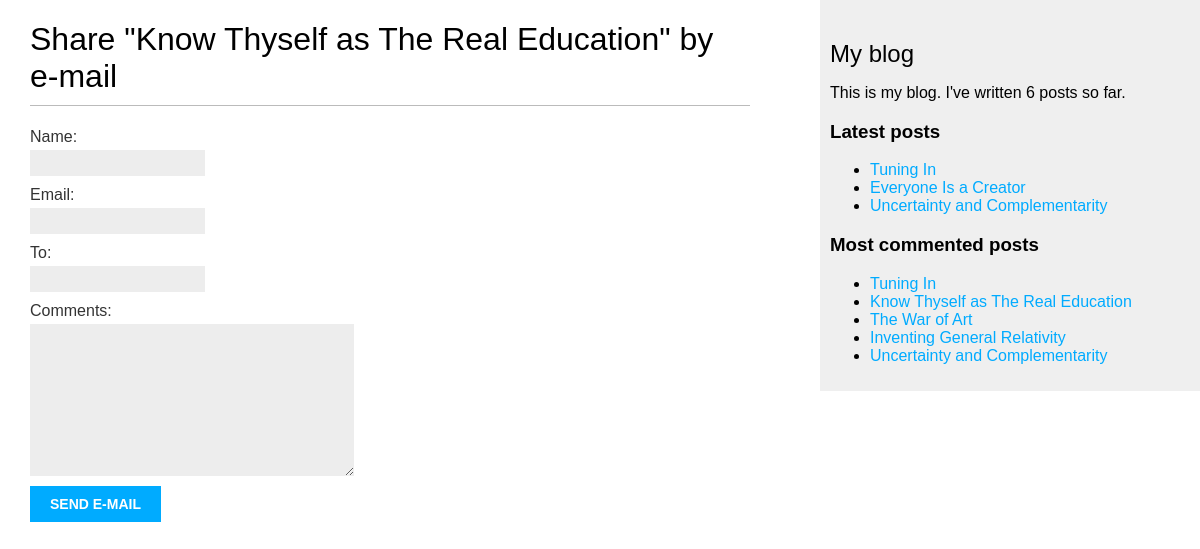
/blog/1/share/, run on an earlier commit of the app's database.
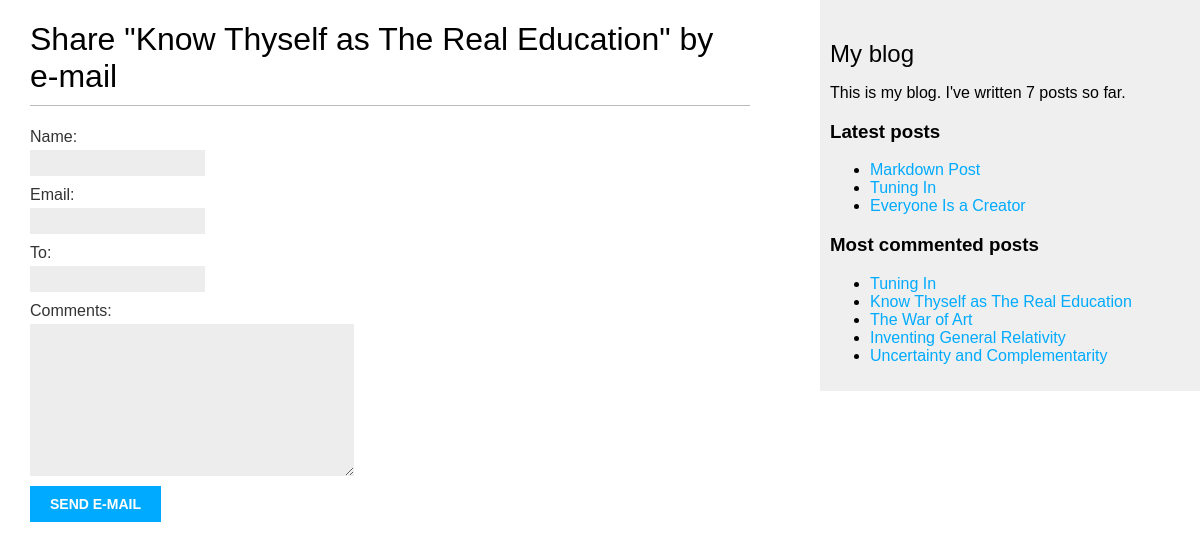
And on a later commit of the database.
### blog/models.py (models this page shows, shortened)
class Post(models.Model):
    tags = TaggableManager()
    STATUS_CHOICES = [
        ('draft', 'Draft'),
        ('published', 'Published'),
    ]
    title = models.CharField(max_length=250)
    slug = models.SlugField(max_length=250,
                            unique_for_date='publish')
    author = models.ForeignKey(User, on_delete=models.CASCADE, related_name='blog_posts')
    body = models.TextField()
    publish = models.DateTimeField(default=timezone.now)
    created = models.DateTimeField(auto_now_add=True)
    updated = models.DateTimeField(auto_now=True)
    status = models.CharField(max_length=10, choices=STATUS_CHOICES, default='draft')
    objects = models.Manager() # The default manager.
    published = PublishedManager() # Our custom manager.
    class Meta:
        ordering = ['-publish']
    def get_absolute_url(self):
        return reverse('blog:post_detail',
                       args=[self.publish.year,
                             self.publish.month,
                             self.publish.day,
                             self.slug])

### blog/views.py (the view)
# urls.py: path('<int:post_id>/share/', views.post_share, name='post_share'),
def post_share(request, post_id):
    post = get_object_or_404(Post, id=post_id, status='published')
    sent = False
    if request.method == 'POST':
        form = EmailPostForm(request.POST)
        if form.is_valid():
            cd = form.cleaned_data
            post_url = request.build_absolute_uri(post.get_absolute_url())
            subject = f"{cd['name']} recommends you read {post.title}"
            message = f"Read {post.title} at {post_url}\n\n{cd['name']}'s comments: {cd['comments']}"
            send_mail(subject, message, 'your_account@gmail.com', [cd['to']])
            sent = True
    else:
        form = EmailPostForm()
    if post:
        return render(request, 'blog/post/share.html', {'post': post, 'form': form, 'sent': sent})
    else:
        return render(request, 'blog/post/404.html', status=404)

### blog/forms.py
class EmailPostForm(forms.Form):
    name = forms.CharField(max_length=25)
    email = forms.EmailField()
    to = forms.EmailField()
    comments = forms.CharField(required=False, widget=forms.Textarea)

### blog/models.py (called while the page is built)
    def get_queryset(self):
        return super().get_queryset().filter(status='published')

### blog/templatetags/blog_tags.py (called while the page is built)
@register.simple_tag
def total_posts():
    return Post.published.count()

@register.inclusion_tag('blog/post/latest_posts.html')
def show_latest_posts(count=5):
    latest_posts = Post.published.order_by('-publish')[:count]
    return {'latest_posts': latest_posts}

@register.simple_tag
def get_most_commented_posts(count=5):
    return Post.published.annotate(
    total_comments=Count('comments')
    ).order_by('-total_comments')[:count]

### blog/templates/blog/post/share.html (shortened to what this page needs)
{% extends "blog/base.html" %}
{% block content %}
    {% if sent %}
        <h1>E-mail successfully sent</h1>
        <p>
            "{{ post.title }}" was successfully sent to {{ form.cleaned_data.to }}.
        </p>
    {% else %}
        <h1>Share "{{ post.title }}" by e-mail</h1>
        <form method="post">
            {{ form.as_p }}
            <input type="submit" value="Send e-mail">
        </form>
    {% endif %}
{% endblock %}

### blog/templates/blog/base.html (shortened to what this page needs)
{% load blog_tags %}
{% load static %}
<!DOCTYPE html>
<html>
<head>
    <link href="{% static "css/blog.css" %}" rel="stylesheet">
</head>
<body>
    <div id="content">
        {% block content %}
        {% endblock %}
    </div>
    <div id="sidebar">
        <h2>My blog</h2>
        <p>This is my blog.
            I've written {% total_posts %} posts so far.
        </p>
        <h3>Latest posts</h3>
        {% show_latest_posts 3 %}
        <h3>Most commented posts</h3>
        {% get_most_commented_posts as most_commented_posts %}
        <ul>
            {% for post in most_commented_posts %}
            <li>
                <a href="{{ post.get_absolute_url }}">{{ post.title }}</a>
            </li>
            {% endfor %}
        </ul>
    </div>
</body>
</html>

### blog/templates/blog/post/latest_posts.html
<ul>
    {% for post in latest_posts %}
        <li>
            <a href="{{ post.get_absolute_url }}">{{ post.title }}</a>
        </li>
    {% endfor %}
</ul>

What changed in the data, as far as the page shows it:
no longer on one of the page's lists (row unchanged): Post: title "Uncertainty and Complementarity"
added Post: title "Markdown Post", shown under "Latest posts"
Also different on the page:
text no longer shown: "6"
text now shown: "7"
